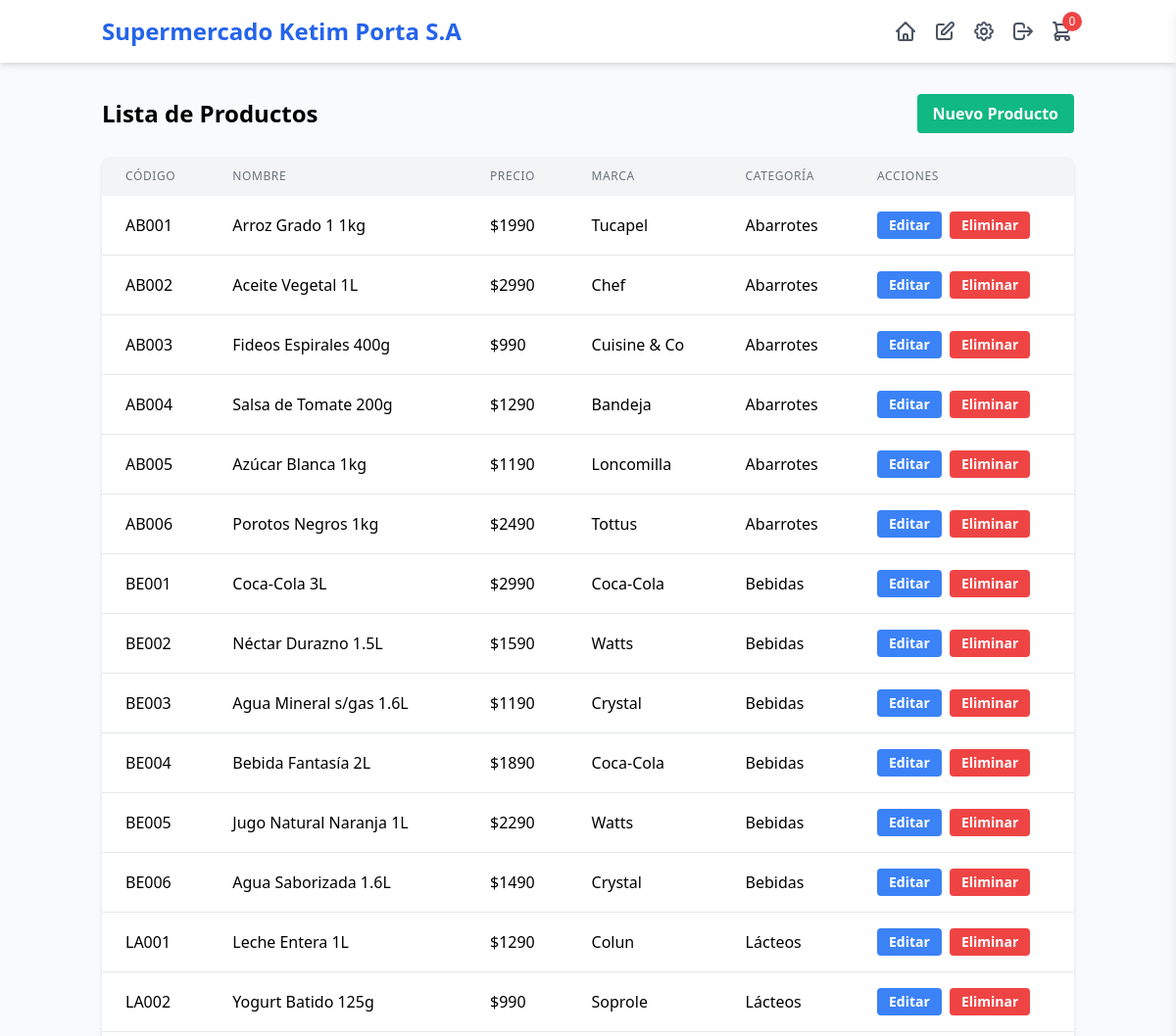
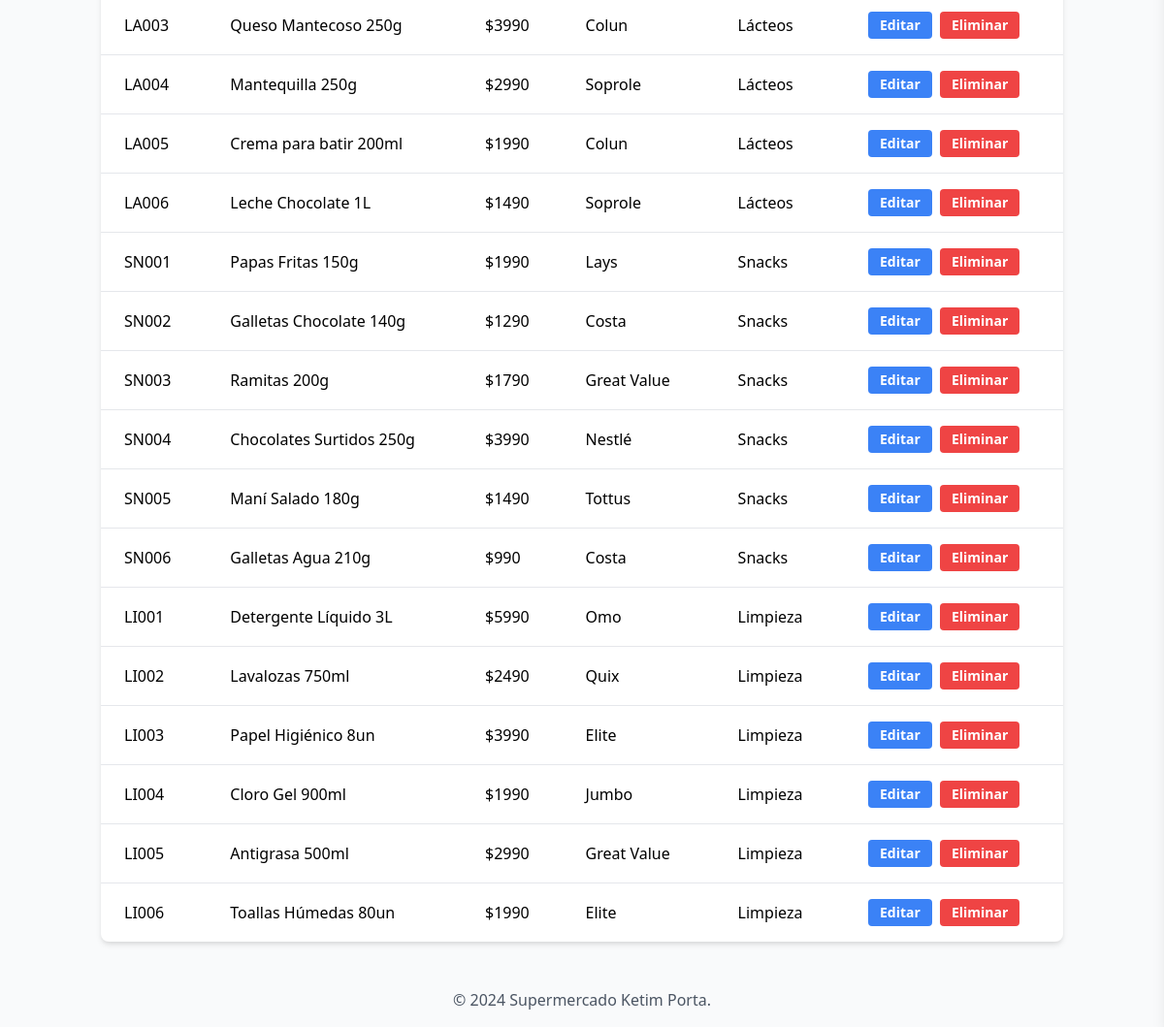
The page /productos/ (signed in) on the database its author committed (2 pictures, top to bottom).
### productos/models.py (models this page shows, shortened)
class Producto(models.Model):
    codigo = models.CharField(max_length=50, unique=True)
    nombre = models.CharField(max_length=100)
    precio = models.DecimalField(max_digits=10, decimal_places=2, default=0.00)
    marca = models.ForeignKey(Marca, on_delete=models.CASCADE)
    categoria = models.ForeignKey(Categoria, on_delete=models.SET_NULL, null=True)
    caracteristicas = models.ManyToManyField(Caracteristica)
    fecha_vencimiento = models.DateField()
    imagen = models.ImageField(upload_to='productos/', null=True, blank=True)

class Marca(models.Model):
    nombre = models.CharField(max_length=100, unique=True)
    def __str__(self):
        return self.nombre

class Categoria(models.Model):
    nombre = models.CharField(max_length=100, unique=True)
    def __str__(self):
        return self.nombre

### productos/views.py (the view)
# urls.py: path('productos/', views.lista_productos, name='lista_productos'),
@login_required
def lista_productos(request):
    productos = Producto.objects.all()
    return render(request, 'productos/lista.html', {'productos': productos})

### templates/productos/lista.html (shortened to what this page needs)
{% extends 'base.html' %}
{% block content %}
<div class="container mx-auto px-4 py-8">
    <div class="flex justify-between items-center mb-6">
        <h1 class="text-2xl font-bold">Lista de Productos</h1>
        <a href="{% url 'crear_producto' %}" class="bg-green-500 hover:bg-green-600 text-white font-bold py-2 px-4 rounded">
            Nuevo Producto
        </a>
    </div>
    <div class="bg-white shadow-md rounded-lg overflow-hidden">
        <table class="min-w-full">
            <thead class="bg-gray-100">
                <tr>
                    <th class="px-6 py-3 text-left text-xs font-medium text-gray-500 uppercase tracking-wider">Código</th>
                    <th class="px-6 py-3 text-left text-xs font-medium text-gray-500 uppercase tracking-wider">Nombre</th>
                    <th class="px-6 py-3 text-left text-xs font-medium text-gray-500 uppercase tracking-wider">Precio</th>
                    <th class="px-6 py-3 text-left text-xs font-medium text-gray-500 uppercase tracking-wider">Marca</th>
                    <th class="px-6 py-3 text-left text-xs font-medium text-gray-500 uppercase tracking-wider">Categoría</th>
                    <th class="px-6 py-3 text-left text-xs font-medium text-gray-500 uppercase tracking-wider">Acciones</th>
                </tr>
            </thead>
            <tbody class="divide-y divide-gray-200">
                {% for producto in productos %}
                <tr>
                    <td class="px-6 py-4 whitespace-nowrap">{{ producto.codigo }}</td>
                    <td class="px-6 py-4 whitespace-nowrap">{{ producto.nombre }}</td>
                    <td class="px-6 py-4 whitespace-nowrap">${{ producto.precio|floatformat:"0" }}</td>
                    <td class="px-6 py-4 whitespace-nowrap">{{ producto.marca }}</td>
                    <td class="px-6 py-4 whitespace-nowrap">{{ producto.categoria }}</td>
                    <td class="px-6 py-4 whitespace-nowrap">
                        <div class="flex space-x-2">
                            <a href="{% url 'editar_producto' producto.pk %}"
                               class="bg-blue-500 hover:bg-blue-600 text-white font-bold py-1 px-3 rounded text-sm">
                                Editar
                            </a>
                            <a href="{% url 'eliminar_producto' producto.pk %}"
                               class="bg-red-500 hover:bg-red-600 text-white font-bold py-1 px-3 rounded text-sm">
                                Eliminar
                            </a>
                        </div>
                    </td>
                </tr>
                {% empty %}
                <tr>
                    <td colspan="6" class="px-6 py-4 text-center text-gray-500">
                        No hay productos registrados.
                    </td>
                </tr>
                {% endfor %}
            </tbody>
        </table>
    </div>
</div>
{% endblock %}

### rows shown on the page
Producto: codigo "AB001", nombre "Arroz Grado 1 1kg", precio "1990", marca "Tucapel", categoria "Abarrotes"
Producto: codigo "AB002", nombre "Aceite Vegetal 1L", precio "2990", marca "Chef", categoria "Abarrotes"
Producto: codigo "AB003", nombre "Fideos Espirales 400g", precio "990", marca "Cuisine & Co", categoria "Abarrotes"
Producto: codigo "AB004", nombre "Salsa de Tomate 200g", precio "1290", marca "Bandeja", categoria "Abarrotes"
Producto: codigo "AB005", nombre "Azúcar Blanca 1kg", precio "1190", marca "Loncomilla", categoria "Abarrotes"
Producto: codigo "AB006", nombre "Porotos Negros 1kg", precio "2490", marca "Tottus", categoria "Abarrotes"
Producto: codigo "BE001", nombre "Coca-Cola 3L", precio "2990", marca "Coca-Cola", categoria "Bebidas"
Producto: codigo "BE002", nombre "Néctar Durazno 1.5L", precio "1590", marca "Watts", categoria "Bebidas"
Producto: codigo "BE003", nombre "Agua Mineral s/gas 1.6L", precio "1190", marca "Crystal", categoria "Bebidas"
Producto: codigo "BE004", nombre "Bebida Fantasía 2L", precio "1890", marca "Coca-Cola", categoria "Bebidas"
Producto: codigo "BE005", nombre "Jugo Natural Naranja 1L", precio "2290", marca "Watts", categoria "Bebidas"
Producto: codigo "BE006", nombre "Agua Saborizada 1.6L", precio "1490", marca "Crystal", categoria "Bebidas"
Producto: codigo "LA001", nombre "Leche Entera 1L", precio "1290", marca "Colun", categoria "Lácteos"
Producto: codigo "LA002", nombre "Yogurt Batido 125g", precio "990", marca "Soprole", categoria "Lácteos"
Producto: codigo "LA003", nombre "Queso Mantecoso 250g", precio "3990", marca "Colun", categoria "Lácteos"
Producto: codigo "LA004", nombre "Mantequilla 250g", precio "2990", marca "Soprole", categoria "Lácteos"
Producto: codigo "LA005", nombre "Crema para batir 200ml", precio "1990", marca "Colun", categoria "Lácteos"
Producto: codigo "LA006", nombre "Leche Chocolate 1L", precio "1490", marca "Soprole", categoria "Lácteos"
Producto: codigo "SN001", nombre "Papas Fritas 150g", precio "1990", marca "Lays", categoria "Snacks"
Producto: codigo "SN002", nombre "Galletas Chocolate 140g", precio "1290", marca "Costa", categoria "Snacks"
Producto: codigo "SN003", nombre "Ramitas 200g", precio "1790", marca "Great Value", categoria "Snacks"
Producto: codigo "SN004", nombre "Chocolates Surtidos 250g", precio "3990", marca "Nestlé", categoria "Snacks"
Producto: codigo "SN005", nombre "Maní Salado 180g", precio "1490", marca "Tottus", categoria "Snacks"
Producto: codigo "SN006", nombre "Galletas Agua 210g", precio "990", marca "Costa", categoria "Snacks"
Producto: codigo "LI001", nombre "Detergente Líquido 3L", precio "5990", marca "Omo", categoria "Limpieza"
Producto: codigo "LI002", nombre "Lavalozas 750ml", precio "2490", marca "Quix", categoria "Limpieza"
Producto: codigo "LI003", nombre "Papel Higiénico 8un", precio "3990", marca "Elite", categoria "Limpieza"
Producto: codigo "LI004", nombre "Cloro Gel 900ml", precio "1990", marca "Jumbo", categoria "Limpieza"
Producto: codigo "LI005", nombre "Antigrasa 500ml", precio "2990", marca "Great Value", categoria "Limpieza"
Producto: codigo "LI006", nombre "Toallas Húmedas 80un", precio "1990", marca "Elite", categoria "Limpieza"
